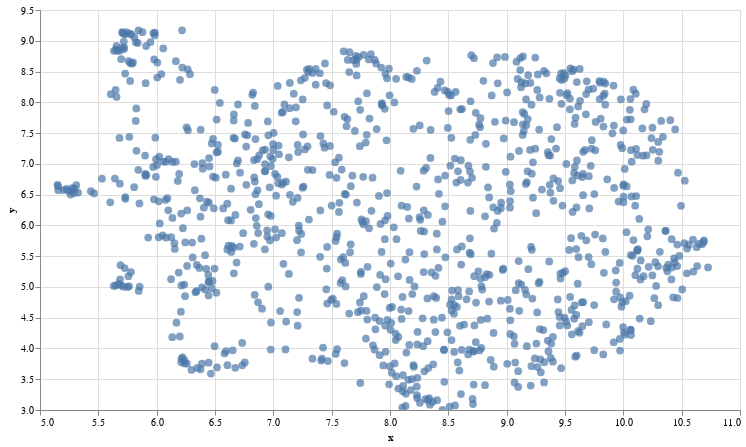

The cell this chart's notebook holds for it:
### Markdown cell above
## 4. Visualizing the archive
Finally, let's plot out all the questions onto a 2D chart so you're able to visualize the semantic similarities of this dataset!

### Code cell
#@title Plot the archive {display-mode: "form"}

# UMAP reduces the dimensions from 1024 to 2 dimensions that we can plot
reducer = umap.UMAP(n_neighbors=20) 
umap_embeds = reducer.fit_transform(embeds)
# Prepare the data to plot and interactive visualization
# using Altair
df_explore = pd.DataFrame(data={'text': df['text']})
df_explore['x'] = umap_embeds[:,0]
df_explore['y'] = umap_embeds[:,1]

# Plot
chart = alt.Chart(df_explore).mark_circle(size=60).encode(
    x=#'x',
    alt.X('x',
        scale=alt.Scale(zero=False)
    ),
    y=
    alt.Y('y',
        scale=alt.Scale(zero=False)
    ),
    tooltip=['text']
).properties(
    width=700,
    height=400
)
chart.interactive()

### Figure 1 — Vega-Lite specification as saved in the notebook (floating-point values rounded to 4 significant figures; data arrays with more than 128 entries replaced by an {"elided": "..."} marker saying what was removed)
{"config": {"view": {"continuousWidth": 400, "continuousHeight": 300}}, "data": {"name": "data-6ea95377798385258030814218ab99f1"}, "mark": {"type": "circle", "size": 60}, "encoding": {"tooltip": [{"type": "nominal", "field": "text"}], "x": {"type": "quantitative", "field": "x", "scale": {"zero": false}}, "y": {"type": "quantitative", "field": "y", "scale": {"zero": false}}}, "height": 400, "selection": {"selector001": {"type": "interval", "bind": "scales", "encodings": ["x", "y"]}}, "width": 700, "$schema": "https://vega.github.io/schema/vega-lite/v4.8.1.json", "datasets": {"data-6ea95377798385258030814218ab99f1": {"elided": "1000 records"}}}
